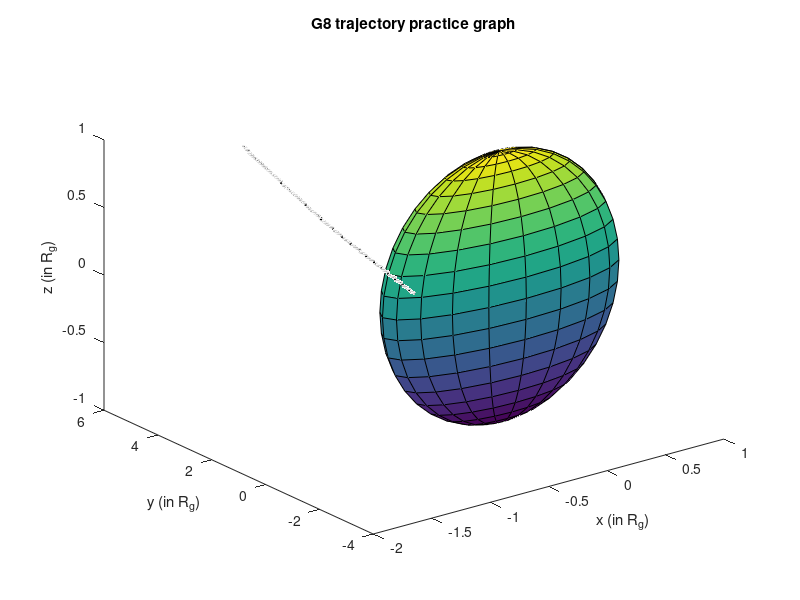

MATLAB code for this plot: (Note: this script raises an error after producing the figure.)
%% Graph spacecraft trajectory of G8 
clc
close all
clear all

% File name G8 with delimeterIn = , 
% headerlinesIn = 1 (start at 2nd column so we don't import the dates)
G8 = importdata('Galileo_O8.csv',',',2)

% create trajectory array with each column representing an x,y,z component of
% the spacecraft trajectory
trajectory = zeros(length(G8.data),3)
for i = 1:3
    trajectory(:,i) = G8.data(:,i+4)
end

% spacecraft-measured B field values
B_field = zeros(length(G8.data),3)
for i = 1:3
    B_field(:,i) = G8.data(:,i)
end

%% create 3d plot of trajectory 
plot3(trajectory(:,1),trajectory(:,2),trajectory(:,3),'-k','LineWidth',2)
xlabel("x (in R_g)")
ylabel("y (in R_g)")
zlabel("z (in R_g)")
title("G8 trajectory practice graph")
hold on
% add Ganymede at origin 
r_factor = 0.038 % multiply by R_g/R_j
[X,Y,Z] = sphere
X2 = X*r_factor
Y2 = Y*r_factor
Z2 = Z*r_factor 
% assuming R_j 
% G1_plot = surf(X2,Y2,Z2)

% assuming R_g
G8_plot = surf(X,Y,Z)
G8_plot.FaceColor = [0.25 0.8 0.7]
G8_plot.EdgeColor = 'none'
axis equal

%% add quiver plot to show magnitude/direction of B field 
quiver3(trajectory(:,1),trajectory(:,2),trajectory(:,3),B_field(:,1),B_field(:,2),B_field(:,3),'Color',[0.1 0.9 0])

%% add the magnetopause boundaries to more clearly visualize 
% define z values
z = -2:0.1:2

% create constant vectors for both crossing x and y values with the same number of elements as z
x_cross1 = -1.48 *ones(size(z))
y_cross1 = -1.22 * ones(size(z))

x_cross2 = -1.33*ones(size(z))
y_cross2 = 1.29*ones(size(z))

% plot lines
plot3(x_cross1, y_cross1, z, '--', 'Color',[.8 0 .2])
plot3(x_cross2, y_cross2, z, '--', 'Color',[.8 0 .2])

legend("trajectory", "Ganymede", "B field quiver plot", "magnetopause boundary")

hold off